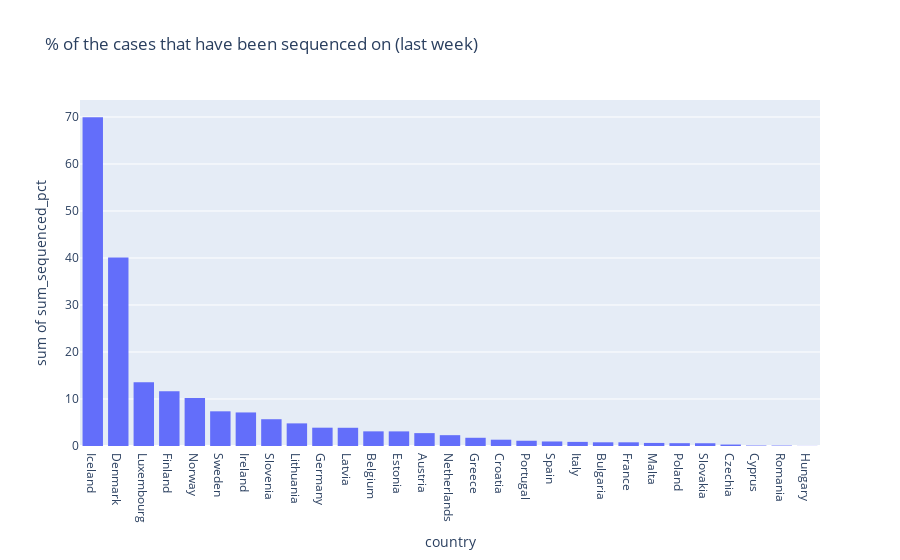

The cell this chart's notebook holds for it:
### Code cell
fig = px.histogram(df_lw, x="country", y="sum_sequenced_pct",title= "% of the cases that have been sequenced on (last week)").update_xaxes(categoryorder='total descending')
fig.show()

### Figure 1 — Plotly figure (JSON) as saved in the notebook; plotly's stock layout.template omitted (floating-point values rounded to 4 significant figures)
{"data": [{"alignmentgroup": "True", "bingroup": "x", "histfunc": "sum", "hovertemplate": "country=%{x}<br>sum of sum_sequenced_pct=%{y}<extra></extra>", "legendgroup": "", "marker": {"color": "#636efa", "pattern": {"shape": ""}}, "name": "", "offsetgroup": "", "orientation": "v", "showlegend": false, "type": "histogram", "x": ["Austria", "Belgium", "Bulgaria", "Croatia", "Cyprus", "Czechia", "Denmark", "Estonia", "Finland", "France", "Germany", "Greece", "Hungary", "Iceland", "Ireland", "Italy", "Latvia", "Lithuania", "Luxembourg", "Malta", "Netherlands", "Norway", "Poland", "Portugal", "Romania", "Slovakia", "Slovenia", "Spain", "Sweden"], "xaxis": "x", "y": [2.738, 3.118, 0.788, 1.341, 0.1017, 0.3094, 40.13, 3.108, 11.67, 0.7844, 3.895, 1.75, 0.0278, 69.94, 7.138, 0.8743, 3.879, 4.814, 13.55, 0.6518, 2.304, 10.2, 0.5993, 1.117, 0.09645, 0.5877, 5.695, 0.9627, 7.38], "yaxis": "y"}], "layout": {"barmode": "relative", "legend": {"tracegroupgap": 0}, "title": {"text": "% of the cases that have been sequenced on (last week)"}, "xaxis": {"anchor": "y", "categoryorder": "total descending", "domain": [0, 1], "title": {"text": "country"}}, "yaxis": {"anchor": "x", "domain": [0, 1], "title": {"text": "sum of sum_sequenced_pct"}}}}
